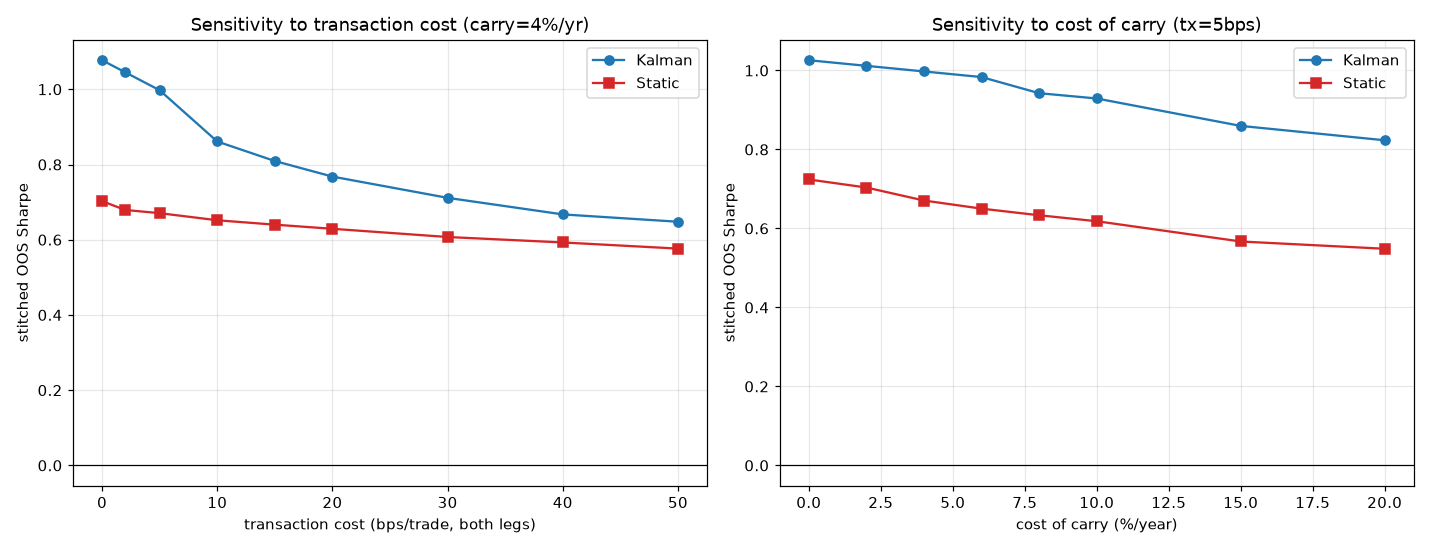

This figure's Python source:
"""
ข้อ 1: Cost sensitivity + cost of carry (WTI-Brent pairs, walk-forward OOS)
ต้นทุน 2 แบบ:
 - transaction cost: คิดต่อครั้งที่เปิด/ปิด (bps ของ gross notional, ครอบทั้ง 2 ขา)
 - cost of carry   : ต้นทุนถือครองต่อวันที่มีสถานะเปิด (financing + ค่ายืม short)
                     = carry_annual/252 ของ gross ต่อวัน
วัดบน stitched OOS ของ walk-forward (train 2y / test 6m) แล้วหา break-even
"""
import numpy as np, pandas as pd
import matplotlib; matplotlib.use("Agg")
import matplotlib.pyplot as plt

def load(f): return pd.read_csv(f, parse_dates=["Date"]).set_index("Date")["Price"]
df = pd.concat([load("/tmp/wti-daily.csv").rename("WTI"),
                load("/tmp/brent-daily.csv").rename("Brent")], axis=1).dropna()
df = df.loc["2016-01-01":"2024-12-31"]
W=df["WTI"].values; B=df["Brent"].values; N=len(df)

def kalman(q=1e-4,r=1.0):
    x=np.array([1.0,0.0]);P=np.eye(2);Q=np.eye(2)*q;R=r;beta=np.zeros(N)
    for t in range(N):
        H=np.array([B[t],1.0]);P=P+Q;e=W[t]-H@x;S=H@P@H+R;K=(P@H)/S
        x=x+K*e;P=P-np.outer(K,H)@P;beta[t]=x[0]
    return beta
def zscore(sp,win=60):
    s=pd.Series(sp);mu=s.rolling(win).mean().values;sd=s.rolling(win).std().values
    return np.where(sd>0,(sp-mu)/sd,0.0)
def sharpe(r): return np.mean(r)/np.std(r)*np.sqrt(252) if np.std(r)>0 else 0.0

def backtest(beta,entry,lo,hi,cost_bps,carry_annual):
    cost=cost_bps/1e4; carry=carry_annual/252.0
    sp=W-beta*B; z=zscore(sp); pos=0; beta_e=0.0; rets=np.zeros(N)
    for t in range(max(lo,1),hi):
        if pos!=0:
            pnl=pos*((W[t]-W[t-1])-beta_e*(B[t]-B[t-1]))
            rets[t]=pnl/(abs(W[t-1])+abs(beta_e*B[t-1]))
            rets[t]-=carry                      # cost of carry รายวันที่ถือ
        if pos==0:
            if z[t]>entry: pos=-1;beta_e=beta[t];rets[t]-=cost
            elif z[t]<-entry: pos=1;beta_e=beta[t];rets[t]-=cost
        else:
            if (pos==-1 and z[t]<=0) or (pos==1 and z[t]>=0): pos=0;rets[t]-=cost
    return rets[lo:hi]

beta_k=kalman(); grid=[1.0,1.25,1.5,1.75,2.0,2.25,2.5]; TRAIN,TEST=504,126

def walkforward(beta_fn, cost_bps, carry_annual):
    """คืน stitched OOS returns. beta_fn(lo,hi)->beta array (เต็มความยาว N)"""
    out=[]; lo=120
    while lo+TRAIN+TEST<=N:
        tr0,tr1=lo,lo+TRAIN; te0,te1=tr1,tr1+TEST
        beta=beta_fn(tr0,tr1)
        # เลือก entry จาก train (ใช้ต้นทุนชุดเดียวกัน)
        best=None
        for e in grid:
            s=sharpe(backtest(beta,e,tr0,tr1,cost_bps,carry_annual))
            if best is None or s>best[1]: best=(e,s)
        out.append(backtest(beta,best[0],te0,te1,cost_bps,carry_annual))
        lo+=TEST
    return np.concatenate(out)

beta_kal=lambda lo,hi: beta_k
def beta_ols(lo,hi): return np.full(N, np.polyfit(B[lo:hi],W[lo:hi],1)[0])

# ---- กวาด transaction cost (carry คงที่ 4%/ปี = financing สมจริง) ----
CARRY=0.04
costs=[0,2,5,10,15,20,30,40,50]
print(f"cost of carry คงที่ = {CARRY*100:.0f}%/ปี | กวาด transaction cost (bps/ครั้ง, ครอบ 2 ขา)\n")
print(f"{'tx cost(bps)':<13}{'Kalman SR':>11}{'Kalman ret':>12}{'Static SR':>11}{'Static ret':>12}")
print("-"*60)
SRk=[];SRs=[]
for c in costs:
    rk=walkforward(beta_kal,c,CARRY); rs=walkforward(beta_ols,c,CARRY)
    sk=sharpe(rk); ss=sharpe(rs); SRk.append(sk); SRs.append(ss)
    ak=(np.prod(1+rk)-1)*100; as_=(np.prod(1+rs)-1)*100
    print(f"{c:<13}{sk:>11.2f}{ak:>11.0f}%{ss:>11.2f}{as_:>11.0f}%")

# ---- กวาด cost of carry (tx cost คงที่ 5 bps) ----
print(f"\ntransaction cost คงที่ = 5 bps | กวาด cost of carry (%/ปี)\n")
print(f"{'carry(%/ปี)':<13}{'Kalman SR':>11}{'Static SR':>11}")
print("-"*36)
carries=[0,0.02,0.04,0.06,0.08,0.10,0.15,0.20]
SRk2=[];SRs2=[]
for cy in carries:
    sk=sharpe(walkforward(beta_kal,5,cy)); ss=sharpe(walkforward(beta_ols,5,cy))
    SRk2.append(sk);SRs2.append(ss)
    print(f"{cy*100:<13.0f}{sk:>11.2f}{ss:>11.2f}")

fig,ax=plt.subplots(1,2,figsize=(13,5))
ax[0].plot(costs,SRk,'o-',label='Kalman'); ax[0].plot(costs,SRs,'s-',label='Static',color='C3')
ax[0].axhline(0,color='k',lw=.8); ax[0].set_xlabel('transaction cost (bps/trade, both legs)')
ax[0].set_ylabel('stitched OOS Sharpe'); ax[0].set_title(f'Sensitivity to transaction cost (carry={CARRY*100:.0f}%/yr)')
ax[0].legend(); ax[0].grid(alpha=.3)
ax[1].plot([c*100 for c in carries],SRk2,'o-',label='Kalman'); ax[1].plot([c*100 for c in carries],SRs2,'s-',label='Static',color='C3')
ax[1].axhline(0,color='k',lw=.8); ax[1].set_xlabel('cost of carry (%/year)')
ax[1].set_ylabel('stitched OOS Sharpe'); ax[1].set_title('Sensitivity to cost of carry (tx=5bps)')
ax[1].legend(); ax[1].grid(alpha=.3)
plt.tight_layout(); plt.savefig("/home/user/Claude-code-project/wti_brent_cost.png",dpi=110)
print("\nบันทึกกราฟ: wti_brent_cost.png")
